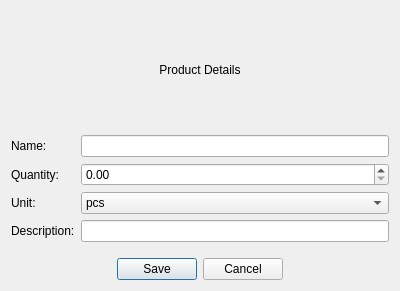
<?xml version="1.0" encoding="UTF-8"?>
<ui version="4.0">
 <class>ProductDialog</class>
 <widget class="QDialog" name="ProductDialog">
  <property name="geometry">
   <rect>
    <x>0</x>
    <y>0</y>
    <width>400</width>
    <height>291</height>
   </rect>
  </property>
  <property name="windowTitle">
   <string>Add / Edit Product</string>
  </property>
  <layout class="QVBoxLayout" name="verticalLayout">
   <item>
    <widget class="QLabel" name="lbl_info">
     <property name="text">
      <string>Product Details</string>
     </property>
     <property name="alignment">
      <set>Qt::AlignmentFlag::AlignCenter</set>
     </property>
    </widget>
   </item>
   <item>
    <layout class="QFormLayout" name="formLayout">
     <item row="0" column="0">
      <widget class="QLabel" name="labelName">
       <property name="text">
        <string>Name:</string>
       </property>
       <property name="class" stdset="0">
        <string>form_lbl</string>
       </property>
      </widget>
     </item>
     <item row="1" column="0">
      <widget class="QLabel" name="labelQuantity">
       <property name="text">
        <string>Quantity:</string>
       </property>
       <property name="class" stdset="0">
        <string>form_lbl</string>
       </property>
      </widget>
     </item>
     <item row="2" column="0">
      <widget class="QLabel" name="labelUnit">
       <property name="text">
        <string>Unit:</string>
       </property>
       <property name="class" stdset="0">
        <string>form_lbl</string>
       </property>
      </widget>
     </item>
     <item row="3" column="0">
      <widget class="QLabel" name="labelDescription">
       <property name="text">
        <string>Description:</string>
       </property>
       <property name="class" stdset="0">
        <string>form_lbl</string>
       </property>
      </widget>
     </item>
     <item row="0" column="1">
      <widget class="QLineEdit" name="leName"/>
     </item>
     <item row="1" column="1">
      <widget class="QDoubleSpinBox" name="sbQuantity"/>
     </item>
     <item row="3" column="1">
      <widget class="QLineEdit" name="leDescription"/>
     </item>
     <item row="2" column="1">
      <widget class="QComboBox" name="cbUnit">
       <item>
        <property name="text">
         <string>pcs</string>
        </property>
       </item>
       <item>
        <property name="text">
         <string>m²</string>
        </property>
       </item>
      </widget>
     </item>
    </layout>
   </item>
   <item>
    <widget class="QDialogButtonBox" name="ProductButtonBox">
     <property name="orientation">
      <enum>Qt::Orientation::Horizontal</enum>
     </property>
     <property name="standardButtons">
      <set>QDialogButtonBox::StandardButton::Cancel|QDialogButtonBox::StandardButton::Save</set>
     </property>
     <property name="centerButtons">
      <bool>true</bool>
     </property>
    </widget>
   </item>
  </layout>
 </widget>
 <resources/>
 <connections>
  <connection>
   <sender>ProductButtonBox</sender>
   <signal>accepted()</signal>
   <receiver>ProductDialog</receiver>
   <slot>accept()</slot>
   <hints>
    <hint type="sourcelabel">
     <x>248</x>
     <y>254</y>
    </hint>
    <hint type="destinationlabel">
     <x>157</x>
     <y>274</y>
    </hint>
   </hints>
  </connection>
  <connection>
   <sender>ProductButtonBox</sender>
   <signal>rejected()</signal>
   <receiver>ProductDialog</receiver>
   <slot>reject()</slot>
   <hints>
    <hint type="sourcelabel">
     <x>316</x>
     <y>260</y>
    </hint>
    <hint type="destinationlabel">
     <x>286</x>
     <y>274</y>
    </hint>
   </hints>
  </connection>
 </connections>
</ui>
